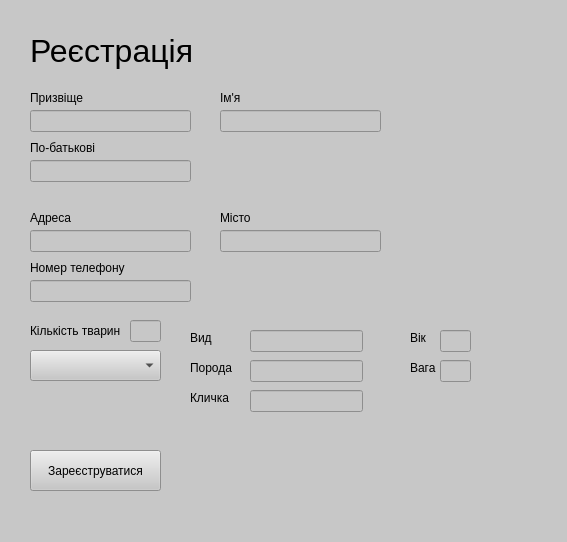
<?xml version="1.0" encoding="UTF-8"?>
<ui version="4.0">
 <class>Form</class>
 <widget class="QWidget" name="Form">
  <property name="geometry">
   <rect>
    <x>0</x>
    <y>0</y>
    <width>567</width>
    <height>542</height>
   </rect>
  </property>
  <property name="windowTitle">
   <string>Form</string>
  </property>
  <property name="styleSheet">
   <string notr="true">background-color: rgb(199, 199, 199);</string>
  </property>
  <widget class="QLabel" name="label">
   <property name="geometry">
    <rect>
     <x>30</x>
     <y>20</y>
     <width>171</width>
     <height>61</height>
    </rect>
   </property>
   <property name="font">
    <font>
     <pointsize>24</pointsize>
    </font>
   </property>
   <property name="text">
    <string>Реєстрація</string>
   </property>
  </widget>
  <widget class="QLabel" name="label_2">
   <property name="geometry">
    <rect>
     <x>30</x>
     <y>90</y>
     <width>71</width>
     <height>16</height>
    </rect>
   </property>
   <property name="text">
    <string>Призвіще</string>
   </property>
  </widget>
  <widget class="QLabel" name="label_3">
   <property name="geometry">
    <rect>
     <x>220</x>
     <y>90</y>
     <width>71</width>
     <height>16</height>
    </rect>
   </property>
   <property name="text">
    <string>Ім'я</string>
   </property>
  </widget>
  <widget class="QLabel" name="label_4">
   <property name="geometry">
    <rect>
     <x>30</x>
     <y>140</y>
     <width>71</width>
     <height>16</height>
    </rect>
   </property>
   <property name="text">
    <string>По-батькові</string>
   </property>
  </widget>
  <widget class="QLineEdit" name="lineEdit">
   <property name="geometry">
    <rect>
     <x>30</x>
     <y>110</y>
     <width>161</width>
     <height>22</height>
    </rect>
   </property>
  </widget>
  <widget class="QLineEdit" name="lineEdit_2">
   <property name="geometry">
    <rect>
     <x>220</x>
     <y>110</y>
     <width>161</width>
     <height>22</height>
    </rect>
   </property>
  </widget>
  <widget class="QLineEdit" name="lineEdit_3">
   <property name="geometry">
    <rect>
     <x>30</x>
     <y>160</y>
     <width>161</width>
     <height>22</height>
    </rect>
   </property>
  </widget>
  <widget class="QLineEdit" name="lineEdit_4">
   <property name="geometry">
    <rect>
     <x>30</x>
     <y>230</y>
     <width>161</width>
     <height>22</height>
    </rect>
   </property>
  </widget>
  <widget class="QLabel" name="label_5">
   <property name="geometry">
    <rect>
     <x>30</x>
     <y>210</y>
     <width>71</width>
     <height>16</height>
    </rect>
   </property>
   <property name="text">
    <string>Адреса</string>
   </property>
  </widget>
  <widget class="QLineEdit" name="lineEdit_5">
   <property name="geometry">
    <rect>
     <x>220</x>
     <y>230</y>
     <width>161</width>
     <height>22</height>
    </rect>
   </property>
  </widget>
  <widget class="QLabel" name="label_6">
   <property name="geometry">
    <rect>
     <x>220</x>
     <y>210</y>
     <width>71</width>
     <height>16</height>
    </rect>
   </property>
   <property name="text">
    <string>Місто</string>
   </property>
  </widget>
  <widget class="QLineEdit" name="lineEdit_6">
   <property name="geometry">
    <rect>
     <x>30</x>
     <y>280</y>
     <width>161</width>
     <height>22</height>
    </rect>
   </property>
   <property name="text">
    <string/>
   </property>
  </widget>
  <widget class="QLabel" name="label_7">
   <property name="geometry">
    <rect>
     <x>30</x>
     <y>260</y>
     <width>101</width>
     <height>16</height>
    </rect>
   </property>
   <property name="text">
    <string>Номер телефону</string>
   </property>
  </widget>
  <widget class="QPushButton" name="pushButton">
   <property name="geometry">
    <rect>
     <x>30</x>
     <y>450</y>
     <width>131</width>
     <height>41</height>
    </rect>
   </property>
   <property name="text">
    <string>Зареєструватися</string>
   </property>
  </widget>
  <widget class="QLabel" name="label_8">
   <property name="geometry">
    <rect>
     <x>30</x>
     <y>320</y>
     <width>91</width>
     <height>21</height>
    </rect>
   </property>
   <property name="text">
    <string>Кількість тварин</string>
   </property>
  </widget>
  <widget class="QLineEdit" name="lineEdit_7">
   <property name="geometry">
    <rect>
     <x>130</x>
     <y>320</y>
     <width>31</width>
     <height>22</height>
    </rect>
   </property>
  </widget>
  <widget class="QComboBox" name="comboBox">
   <property name="geometry">
    <rect>
     <x>30</x>
     <y>350</y>
     <width>131</width>
     <height>31</height>
    </rect>
   </property>
  </widget>
  <widget class="QLabel" name="label_9">
   <property name="geometry">
    <rect>
     <x>190</x>
     <y>390</y>
     <width>49</width>
     <height>16</height>
    </rect>
   </property>
   <property name="text">
    <string>Кличка</string>
   </property>
  </widget>
  <widget class="QLabel" name="label_10">
   <property name="geometry">
    <rect>
     <x>190</x>
     <y>330</y>
     <width>49</width>
     <height>16</height>
    </rect>
   </property>
   <property name="text">
    <string>Вид</string>
   </property>
  </widget>
  <widget class="QLabel" name="label_11">
   <property name="geometry">
    <rect>
     <x>190</x>
     <y>360</y>
     <width>49</width>
     <height>16</height>
    </rect>
   </property>
   <property name="text">
    <string>Порода</string>
   </property>
  </widget>
  <widget class="QLineEdit" name="lineEdit_8">
   <property name="geometry">
    <rect>
     <x>250</x>
     <y>330</y>
     <width>113</width>
     <height>22</height>
    </rect>
   </property>
  </widget>
  <widget class="QLabel" name="label_12">
   <property name="geometry">
    <rect>
     <x>410</x>
     <y>330</y>
     <width>49</width>
     <height>16</height>
    </rect>
   </property>
   <property name="text">
    <string>Вік</string>
   </property>
  </widget>
  <widget class="QLabel" name="label_13">
   <property name="geometry">
    <rect>
     <x>410</x>
     <y>360</y>
     <width>49</width>
     <height>16</height>
    </rect>
   </property>
   <property name="text">
    <string>Вага</string>
   </property>
  </widget>
  <widget class="QLineEdit" name="lineEdit_9">
   <property name="geometry">
    <rect>
     <x>250</x>
     <y>360</y>
     <width>113</width>
     <height>22</height>
    </rect>
   </property>
  </widget>
  <widget class="QLineEdit" name="lineEdit_10">
   <property name="geometry">
    <rect>
     <x>250</x>
     <y>390</y>
     <width>113</width>
     <height>22</height>
    </rect>
   </property>
  </widget>
  <widget class="QLineEdit" name="lineEdit_11">
   <property name="geometry">
    <rect>
     <x>440</x>
     <y>330</y>
     <width>31</width>
     <height>22</height>
    </rect>
   </property>
  </widget>
  <widget class="QLineEdit" name="lineEdit_12">
   <property name="geometry">
    <rect>
     <x>440</x>
     <y>360</y>
     <width>31</width>
     <height>22</height>
    </rect>
   </property>
  </widget>
 </widget>
 <resources/>
 <connections/>
</ui>
